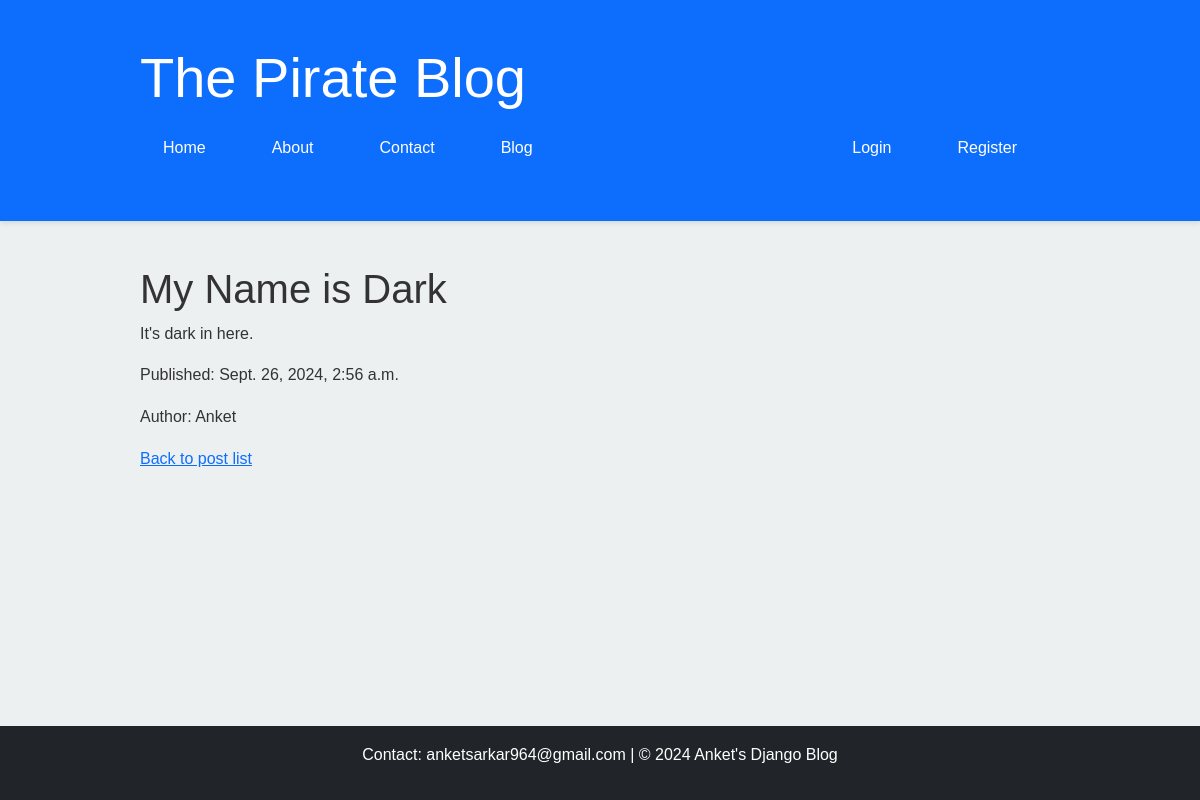
Page /blog/post/1/ on the committed database.
### myapp/models.py (models this page shows, shortened)
class BlogPost(models.Model):
    title = models.CharField(max_length=200)
    content = models.TextField()
    created_date = models.DateTimeField(default=timezone.now)
    published_date = models.DateTimeField(blank=True, null=True)
    author = models.ForeignKey(User, on_delete=models.CASCADE, default=get_default_user)

### myapp/views.py (the view)
# urls.py: path('blog/post/<int:pk>/', views.post_detail, name='post_detail'),
def post_detail(request, pk):
    post = get_object_or_404(BlogPost, pk=pk)
    return render(request, 'blog/post_detail.html', {'post': post})

### myapp/templates/blog/post_detail.html (shortened to what this page needs)
{% extends 'base.html' %}
{% block content %}
    <h1>{{ post.title }}</h1>
    <p>{{ post.content }}</p>
    <p>Published: {{ post.published_date }}</p>
    <p>Author: {{ post.author.username }}</p>
    <a href="{% url 'post_list' %}">Back to post list</a>
{% endblock %}

### myapp/static/styles.css (style rules this page uses)
:root { --primary-color: #3498db; --secondary-color: #2c3e50; --text-color: #333; --background-color: #ecf0f1; }
body { font-family: 'Arial', sans-serif; line-height: 1.6; color: var(--text-color); background-color: var(--background-color); margin: 0; padding: 0; }
body { font-family: 'Arial', sans-serif; line-height: 1.6; color: #333; }

### rows in the picture
BlogPost: title "My Name is Dark", content "It's dark in here.", published_date "Sept. 26, 2024, 2:56 a.m.", author.username "Anket"
